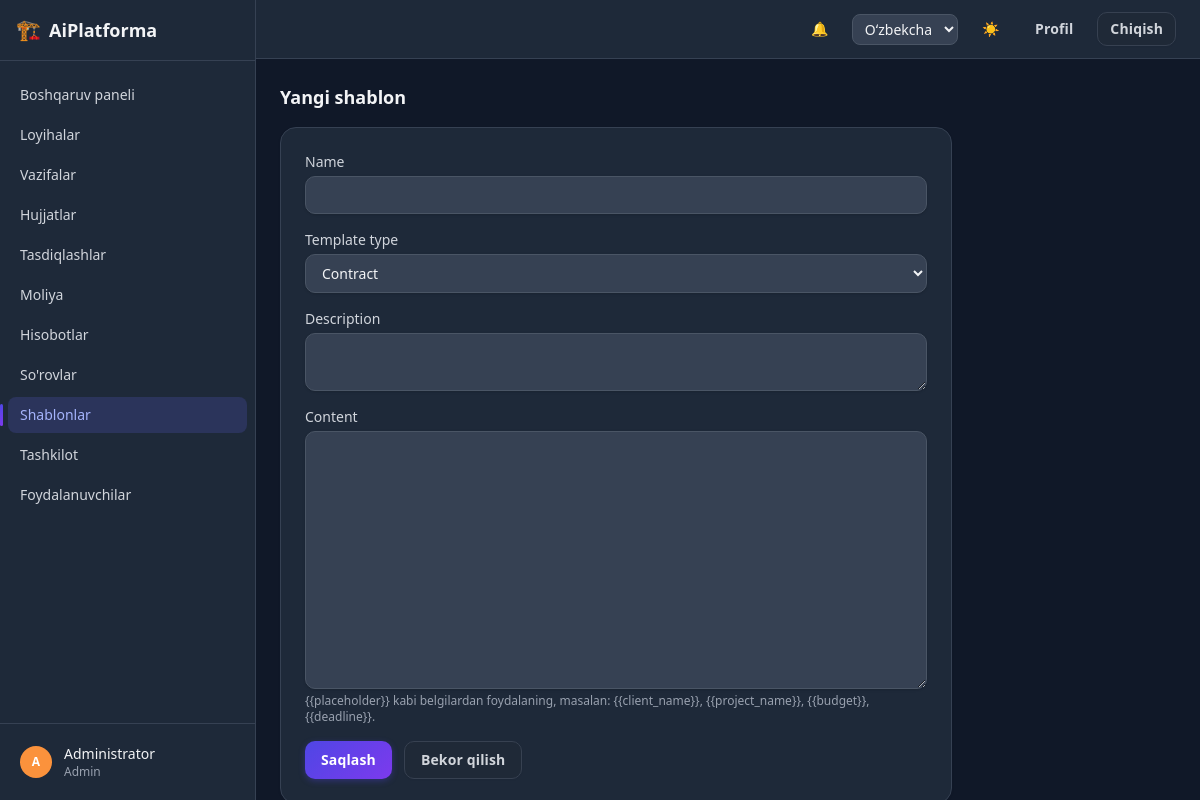
Page /templates/new/ (signed in) on the committed database.
### apps/accounts/models.py (models this page shows, shortened)
class User(AbstractBaseUser, PermissionsMixin):
    class Role(models.TextChoices):
        ADMIN = "admin", _("Admin")
        MANAGER = "manager", _("Manager")
        GIP = "gip", _("GIP")
        GIP_ASSISTANT = "gip_assistant", _("GIP assistant")
        DESIGNER = "designer", _("Designer")
        REVIEWER = "reviewer", _("Reviewer")
        CLIENT = "client", _("Client")
    id = models.UUIDField(primary_key=True, default=uuid.uuid4, editable=False)
    email = models.EmailField(unique=True)
    full_name = models.CharField(max_length=255)
    role = models.CharField(max_length=20, choices=Role.choices, default=Role.DESIGNER)
    department = models.CharField(max_length=255, blank=True, null=True)
    phone = models.CharField(max_length=50, blank=True, null=True)
    avatar = models.ImageField(upload_to="avatars/", blank=True, null=True)
    telegram_chat_id = models.CharField(max_length=64, blank=True, null=True)
    is_active = models.BooleanField(default=True)
    is_staff = models.BooleanField(default=False)
    is_verified = models.BooleanField(default=False)
    totp_secret = models.CharField(max_length=64, blank=True, null=True)
    two_factor_enabled = models.BooleanField(default=False)
    created_at = models.DateTimeField(auto_now_add=True)
    updated_at = models.DateTimeField(auto_now=True)
    objects = UserManager()
    USERNAME_FIELD = "email"
    REQUIRED_FIELDS = ["full_name"]
    class Meta:
        ordering = ["full_name"]
    def get_short_name(self):
        return self.full_name.split()[0] if self.full_name else self.email

### apps/document_templates/models.py (models this page shows, shortened)
class DocumentTemplate(models.Model):
    id = models.UUIDField(primary_key=True, default=uuid.uuid4, editable=False)
    name = models.CharField(max_length=255)
    template_type = models.CharField(max_length=20, choices=TemplateType.choices, default=TemplateType.CONTRACT)
    description = models.CharField(max_length=1000, blank=True, null=True)
    content = models.TextField(help_text="Mail-merge style content using {{placeholder}} tokens.")
    created_by = models.ForeignKey(settings.AUTH_USER_MODEL, on_delete=models.PROTECT)
    created_at = models.DateTimeField(auto_now_add=True)
    updated_at = models.DateTimeField(auto_now=True)
    class Meta:
        ordering = ["name"]

### apps/document_templates/views.py (the view)
# urls.py: path("new/", views.template_create, name="create"),
@role_required(*MANAGE_ROLES)
def template_create(request):
    if request.method == "POST":
        form = DocumentTemplateForm(request.POST)
        if form.is_valid():
            template = form.save(commit=False)
            template.created_by = request.user
            template.save()
            messages.success(request, _("Template created."))
            return redirect("document_templates:list")
    else:
        form = DocumentTemplateForm()
    return render(request, "document_templates/template_form.html", {"form": form, "is_create": True})

### apps/document_templates/forms.py
class DocumentTemplateForm(StyledFormMixin, forms.ModelForm):
    class Meta:
        model = DocumentTemplate
        fields = ["name", "template_type", "description", "content"]
        widgets = {
            "description": forms.Textarea(attrs={"rows": 2}),
            "content": forms.Textarea(attrs={"rows": 12, "class": "font-mono"}),
        }

### apps/core/context_processors.py (called while the page is built)
def dark_mode(request):
    return {"dark_mode": getattr(request, "dark_mode", True)}

### apps/core/permissions.py (called while the page is built)
def role_required(*roles):
    def decorator(view_func):
        @wraps(view_func)
        @login_required
        def wrapped(request, *args, **kwargs):
            if request.user.is_superuser or request.user.role in roles:
                return view_func(request, *args, **kwargs)
            raise PermissionDenied
        return wrapped
    return decorator

### apps/core/templatetags/core_extras.py (called while the page is built)
@register.filter
def initials(name):
    if not name:
        return "?"
    parts = str(name).split()
    letters = "".join(p[0] for p in parts[:2] if p)
    return letters.upper() or "?"

@register.filter
def avatar_color(name):
    if not name:
        return _AVATAR_PALETTE[0]
    total = sum(ord(ch) for ch in str(name))
    return _AVATAR_PALETTE[total % len(_AVATAR_PALETTE)]

### templates/document_templates/template_form.html (shortened to what this page needs)
{% extends "base.html" %}
{% load i18n %}
{% block page_title %}{% if is_create %}{% trans "New template" %}{% else %}{% trans "Edit template" %}{% endif %}{% endblock %}
{% block content %}
<form method="post" class="card max-w-2xl space-y-4 p-6">
  {% for field in form %}
    <div>
      <label class="field-label" for="{{ field.id_for_label }}">{{ field.label }}</label>
      {{ field }}
      {% if field.name == "content" %}<p class="mt-1 text-xs text-gray-400">{% trans "Use {{placeholder}} tokens, e.g. {{client_name}}, {{project_name}}, {{budget}}, {{deadline}}." %}</p>{% endif %}
    </div>
  {% endfor %}
  <div class="flex gap-3">
    <button type="submit" class="btn btn-primary btn-md">{% trans "Save" %}</button>
    <a href="{% url 'document_templates:list' %}" class="btn btn-secondary btn-md">{% trans "Cancel" %}</a>
  </div>
</form>
{% endblock %}

### templates/partials/sidebar.html
{% load i18n core_extras %}
<aside class="hidden w-64 shrink-0 flex-col border-r border-gray-200 bg-white dark:border-gray-700 dark:bg-gray-800 md:flex">
  <div class="flex items-center gap-2 border-b border-gray-200 px-4 py-4 dark:border-gray-700">
    <span class="text-xl">🏗️</span>
    <span class="text-lg font-semibold">AiPlatforma</span>
  </div>
  <nav class="flex-1 space-y-1 overflow-y-auto px-2 py-4 text-sm">
    {% url 'core:dashboard' as dashboard_url %}
    <a href="{{ dashboard_url }}" class="flex items-center gap-3 rounded-lg px-3 py-2 font-medium
      {% if request.path == dashboard_url %}bg-blue-50 text-blue-700 dark:bg-blue-950 dark:text-blue-300{% else %}text-gray-600 hover:bg-gray-100 dark:text-gray-300 dark:hover:bg-gray-700{% endif %}">
      {% trans "Dashboard" %}
    </a>
    {% url 'projects:list' as projects_url %}
    <a href="{{ projects_url }}" class="flex items-center gap-3 rounded-lg px-3 py-2 font-medium
      {% if request.path|slice:":9" == "/projects" %}bg-blue-50 text-blue-700 dark:bg-blue-950 dark:text-blue-300{% else %}text-gray-600 hover:bg-gray-100 dark:text-gray-300 dark:hover:bg-gray-700{% endif %}">
      {% trans "Projects" %}
    </a>
    {% url 'tasks:board' as tasks_url %}
    <a href="{{ tasks_url }}" class="flex items-center gap-3 rounded-lg px-3 py-2 font-medium
      {% if request.path|slice:":6" == "/tasks" %}bg-blue-50 text-blue-700 dark:bg-blue-950 dark:text-blue-300{% else %}text-gray-600 hover:bg-gray-100 dark:text-gray-300 dark:hover:bg-gray-700{% endif %}">
      {% trans "Tasks" %}
    </a>
    {% url 'documents:list' as documents_url %}
    <a href="{{ documents_url }}" class="flex items-center gap-3 rounded-lg px-3 py-2 font-medium
      {% if request.path == documents_url %}bg-blue-50 text-blue-700 dark:bg-blue-950 dark:text-blue-300{% else %}text-gray-600 hover:bg-gray-100 dark:text-gray-300 dark:hover:bg-gray-700{% endif %}">
      {% trans "Documents" %}
    </a>
    {% url 'documents:approvals' as approvals_url %}
    <a href="{{ approvals_url }}" class="flex items-center gap-3 rounded-lg px-3 py-2 font-medium
      {% if request.path == approvals_url %}bg-blue-50 text-blue-700 dark:bg-blue-950 dark:text-blue-300{% else %}text-gray-600 hover:bg-gray-100 dark:text-gray-300 dark:hover:bg-gray-700{% endif %}">
      {% trans "Approvals" %}
    </a>
    {% url 'finance:home' as finance_url %}
    <a href="{{ finance_url }}" class="flex items-center gap-3 rounded-lg px-3 py-2 font-medium
      {% if request.path == finance_url %}bg-blue-50 text-blue-700 dark:bg-blue-950 dark:text-blue-300{% else %}text-gray-600 hover:bg-gray-100 dark:text-gray-300 dark:hover:bg-gray-700{% endif %}">
      {% trans "Finance" %}
    </a>
    {% url 'reports:dashboard' as reports_url %}
    <a href="{{ reports_url }}" class="flex items-center gap-3 rounded-lg px-3 py-2 font-medium
      {% if request.path == reports_url %}bg-blue-50 text-blue-700 dark:bg-blue-950 dark:text-blue-300{% else %}text-gray-600 hover:bg-gray-100 dark:text-gray-300 dark:hover:bg-gray-700{% endif %}">
      {% trans "Reports" %}
    </a>
    {% url 'requests_app:list' as requests_url %}
    <a href="{{ requests_url }}" class="flex items-center gap-3 rounded-lg px-3 py-2 font-medium
      {% if request.path|slice:":9" == "/requests" %}bg-blue-50 text-blue-700 dark:bg-blue-950 dark:text-blue-300{% else %}text-gray-600 hover:bg-gray-100 dark:text-gray-300 dark:hover:bg-gray-700{% endif %}">
      {% trans "Requests" %}
    </a>
    {% url 'document_templates:list' as templates_url %}
    <a href="{{ templates_url }}" class="flex items-center gap-3 rounded-lg px-3 py-2 font-medium
      {% if request.path|slice:":10" == "/templates" %}bg-blue-50 text-blue-700 dark:bg-blue-950 dark:text-blue-300{% else %}text-gray-600 hover:bg-gray-100 dark:text-gray-300 dark:hover:bg-gray-700{% endif %}">
      {% trans "Templates" %}
    </a>
    {% url 'organization:list' as organization_url %}
    <a href="{{ organization_url }}" class="flex items-center gap-3 rounded-lg px-3 py-2 font-medium
      {% if request.path == organization_url %}bg-blue-50 text-blue-700 dark:bg-blue-950 dark:text-blue-300{% else %}text-gray-600 hover:bg-gray-100 dark:text-gray-300 dark:hover:bg-gray-700{% endif %}">
      {% trans "Organization" %}
    </a>
    {% url 'accounts:user_list' as users_url %}
    <a href="{{ users_url }}" class="flex items-center gap-3 rounded-lg px-3 py-2 font-medium
      {% if request.path == users_url %}bg-blue-50 text-blue-700 dark:bg-blue-950 dark:text-blue-300{% else %}text-gray-600 hover:bg-gray-100 dark:text-gray-300 dark:hover:bg-gray-700{% endif %}">
      {% trans "Users" %}
    </a>
  </nav>
  <div class="border-t border-gray-200 p-3 dark:border-gray-700">
    <a href="{% url 'accounts:profile' %}" class="flex items-center gap-3 rounded-lg px-2 py-2 hover:bg-gray-100 dark:hover:bg-gray-700">
      <span class="flex h-8 w-8 items-center justify-center rounded-full text-xs font-semibold text-white"
            style="background-color: {{ request.user.full_name|avatar_color }};">
        {{ request.user.full_name|initials }}
      </span>
      <span class="truncate text-sm">
        <span class="block font-medium">{{ request.user.get_short_name }}</span>
        <span class="block text-xs text-gray-500 dark:text-gray-400">{{ request.user.get_role_display }}</span>
      </span>
    </a>
  </div>
</aside>

### static/css/theme.css (style rules this page uses)
:root { --ap-primary: #4f46e5; --ap-primary-2: #7c3aed; --ap-primary-soft: rgba(79, 70, 229, 0.12); --ap-ring: rgba(99, 102, 241, 0.35); }
.btn { position: relative; border-radius: 0.625rem !important; font-weight: 600; letter-spacing: 0.01em; transition: transform .12s ease, box-shadow .15s ease, background-color .15s ease, color .15s ease, border-color .15s ease; outline: none; }
.btn-primary { background-image: linear-gradient(135deg, var(--ap-primary), var(--ap-primary-2)) !important; background-color: var(--ap-primary) !important; color: #fff !important; box-shadow: 0 2px 6px rgba(79, 70, 229, 0.35); }
.btn-secondary { background: #fff !important; color: #334155 !important; border: 1px solid #e2e8f0; box-shadow: 0 1px 2px rgba(15, 23, 42, 0.05); }
.dark .btn-secondary { background: #1f2937 !important; color: #d1d5db !important; border-color: #374151; }
.field-input { border-radius: 0.625rem !important; transition: border-color .15s ease, box-shadow .15s ease; }
.card { border-radius: 1rem !important; box-shadow: 0 1px 3px rgba(15, 23, 42, 0.06); transition: box-shadow .15s ease, transform .15s ease, border-color .15s ease; }
aside nav a { position: relative; transition: background-color .15s ease, color .15s ease; }
aside nav a[class*="bg-blue-50"] { background: var(--ap-primary-soft) !important; color: var(--ap-primary) !important; }
.dark aside nav a[class*="bg-blue-50"] { background: rgba(99, 102, 241, 0.18) !important; color: #a5b4fc !important; }
aside nav a[class*="bg-blue-50"]::before { content: ""; position: absolute; left: -0.5rem; top: 20%; bottom: 20%; width: 3px; border-radius: 9999px; background: linear-gradient(180deg, var(--ap-primary), var(--ap-primary-2)); }

### rows in the picture
User: user.full_name|initials "A", user.get_short_name "Administrator", user.role "Admin"

### other values in the picture
{{ field.label }} "Name" "Template type" "Description" "Content"
form field language "Oʻzbekcha"
